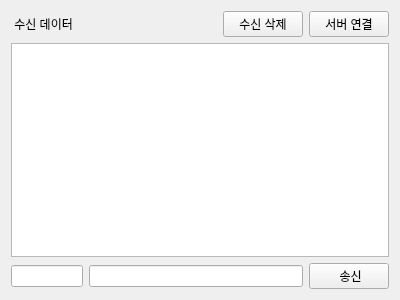
<?xml version="1.0" encoding="UTF-8"?>
<ui version="4.0">
 <class>Tab1SocketClient</class>
 <widget class="QWidget" name="Tab1SocketClient">
  <property name="geometry">
   <rect>
    <x>0</x>
    <y>0</y>
    <width>400</width>
    <height>300</height>
   </rect>
  </property>
  <property name="windowTitle">
   <string>Form</string>
  </property>
  <layout class="QVBoxLayout" name="verticalLayout" stretch="1,8,1">
   <item>
    <layout class="QHBoxLayout" name="horizontalLayout" stretch="3,1,1">
     <item>
      <widget class="QLabel" name="label">
       <property name="text">
        <string> 수신 데이터</string>
       </property>
      </widget>
     </item>
     <item>
      <widget class="QPushButton" name="pPBRecvDataClear">
       <property name="text">
        <string>수신 삭제</string>
       </property>
      </widget>
     </item>
     <item>
      <widget class="QPushButton" name="pPBServerConnect">
       <property name="text">
        <string>서버 연결</string>
       </property>
       <property name="checkable">
        <bool>true</bool>
       </property>
      </widget>
     </item>
    </layout>
   </item>
   <item>
    <layout class="QHBoxLayout" name="horizontalLayout_3">
     <item>
      <widget class="QTextEdit" name="pTERecvData">
       <property name="overwriteMode">
        <bool>true</bool>
       </property>
       <property name="tabStopWidth">
        <number>800</number>
       </property>
      </widget>
     </item>
    </layout>
   </item>
   <item>
    <layout class="QHBoxLayout" name="horizontalLayout_2" stretch="1,3,1">
     <item>
      <widget class="QLineEdit" name="pLERecvId"/>
     </item>
     <item>
      <widget class="QLineEdit" name="pLESendData"/>
     </item>
     <item>
      <widget class="QPushButton" name="pPBSendButton">
       <property name="text">
        <string> 송신</string>
       </property>
      </widget>
     </item>
    </layout>
   </item>
  </layout>
 </widget>
 <resources/>
 <connections/>
</ui>
